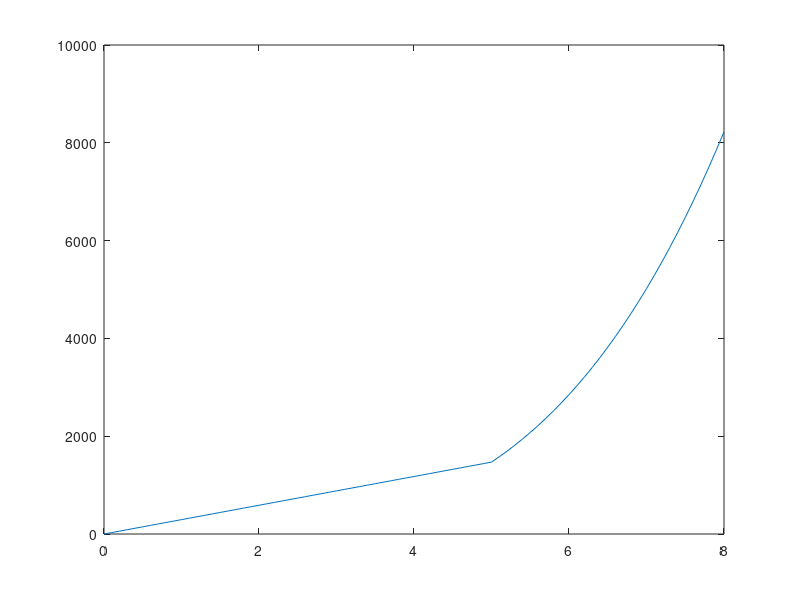

MATLAB code for this plot:
%%
rho = 0.091; % kg/m^3
Balloon_Area = 984.9; % m^2
Gondola_Area = 7.67; % m^2
Gondola_CD = 1.2;
Thrust_Safety = 1.2;
Propeller_Efficiency = 0.5;
V = 0:.1:8;
Vd = V;
Vd(V<5) = 5;
Balloon_CD = interp1([5 8],[0.1 0.14],Vd);
Balloon_Drag = 0.5 * rho * Vd.^2 .* Balloon_CD * Balloon_Area;
Gondola_Drag = 0.5 * rho * Vd.^2 * Gondola_CD * Gondola_Area;
% Tether_Drag...
Power = Thrust_Safety * (Balloon_Drag + Gondola_Drag) .* ...
    V / Propeller_Efficiency;
figure;
plot(V,Power);
